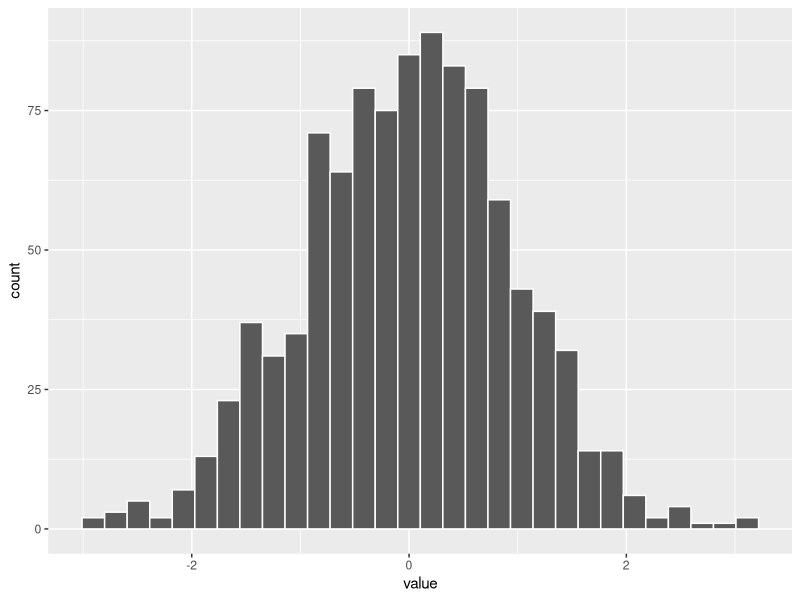

Generate this figure with R:
## ---- chunk 1
knitr::opts_chunk$set(echo = TRUE)
## ---- chunk 2
library(tidyverse) #Activar el grupo de paquetes "tidyverse"
## ---- chunk 3
mi_tabla=tribble(
  ~Edad, ~Genero, ~Pueblo_nacido,~Nueva_variable,
  23, "F", "Caguas", 1, 
  190, "M", "San Juan", 2
)
mi_tabla
## ---- chunk 4
x=as_tibble(rnorm(1000, 0,1)) # Creamos un conjunto de datos
head(x)

ggplot(x, aes(value))+
  geom_histogram(colour="white")

